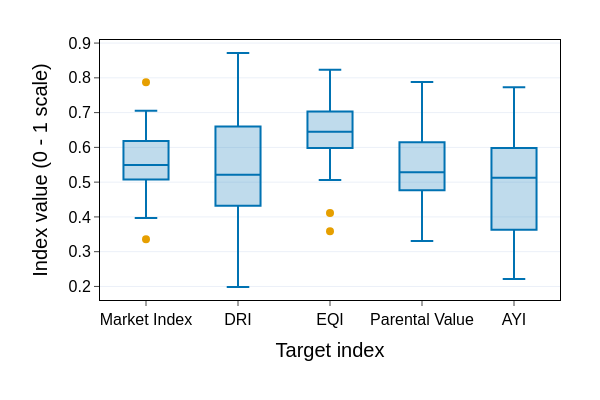

The notebook cell this image was saved under:
### Markdown cell above
*Box plots showing index IQR and outliers*

### Code cell
# Box plots show the interquartile range (box) and 1.5 x IQR outliers for each index.
box_targets = pheno[TARGET_COLS].rename(columns=TARGET_NAMES).melt(
    var_name='target', value_name='value'
)

iqr_fig = px.box(
    box_targets,
    x='target',
    y='value',
    points='outliers',
    category_orders={'target': [TARGET_NAMES[col] for col in TARGET_COLS]},
    color_discrete_sequence=[PALETTE[0]],
    labels={'target': 'Index', 'value': 'Standardized Index values'},
)
iqr_fig.update_traces(
    marker=dict(color=PALETTE[1], size=8),
    line=dict(color=PALETTE[0]),
    fillcolor='rgba(0, 114, 178, 0.25)',
)
style_figure(iqr_fig, width=600, height=400)
iqr_fig.update_xaxes(title_text='Target index')
iqr_fig.update_yaxes(title_text='Index value (0 - 1 scale)')
save_figure(iqr_fig, 'fig06_target_iqr_outliers')
iqr_fig.show(config={'responsive': True})

### Figure 1 — Plotly figure (JSON) as saved in the notebook; plotly's stock layout.template omitted (floating-point values rounded to 4 significant figures; data arrays with more than 128 entries replaced by an {"elided": "..."} marker saying what was removed)
{"data": [{"alignmentgroup": "True", "boxpoints": "outliers", "fillcolor": "rgba(0, 114, 178, 0.25)", "hovertemplate": "Index=%{x}<br>Standardized Index values=%{y}<extra></extra>", "legendgroup": "", "line": {"color": "#0072B2"}, "marker": {"color": "#E69F00", "size": 8}, "name": "", "notched": false, "offsetgroup": "", "orientation": "v", "showlegend": false, "type": "box", "x": {"elided": "270 str values"}, "x0": " ", "xaxis": "x", "y": {"elided": "270 float values"}, "y0": " ", "yaxis": "y"}], "layout": {"boxmode": "group", "font": {"color": "black", "family": "Arial", "size": 18}, "height": 400, "legend": {"font": {"size": 18}, "title": {"font": {"size": 18}}, "tracegroupgap": 0}, "margin": {"b": 100, "l": 100, "r": 40, "t": 40}, "title": {}, "width": 600, "xaxis": {"anchor": "y", "categoryarray": ["Market Index", "DRI", "EQI", "Parental Value", "AYI"], "categoryorder": "array", "domain": [0, 1], "linecolor": "black", "mirror": true, "showline": true, "tickfont": {"color": "black", "size": 16}, "ticks": "outside", "title": {"font": {"color": "black", "size": 20}, "text": "Target index"}}, "yaxis": {"anchor": "x", "domain": [0, 1], "linecolor": "black", "mirror": true, "showline": true, "tickfont": {"color": "black", "size": 16}, "ticks": "outside", "title": {"font": {"color": "black", "size": 20}, "text": "Index value (0 - 1 scale)"}}}}
